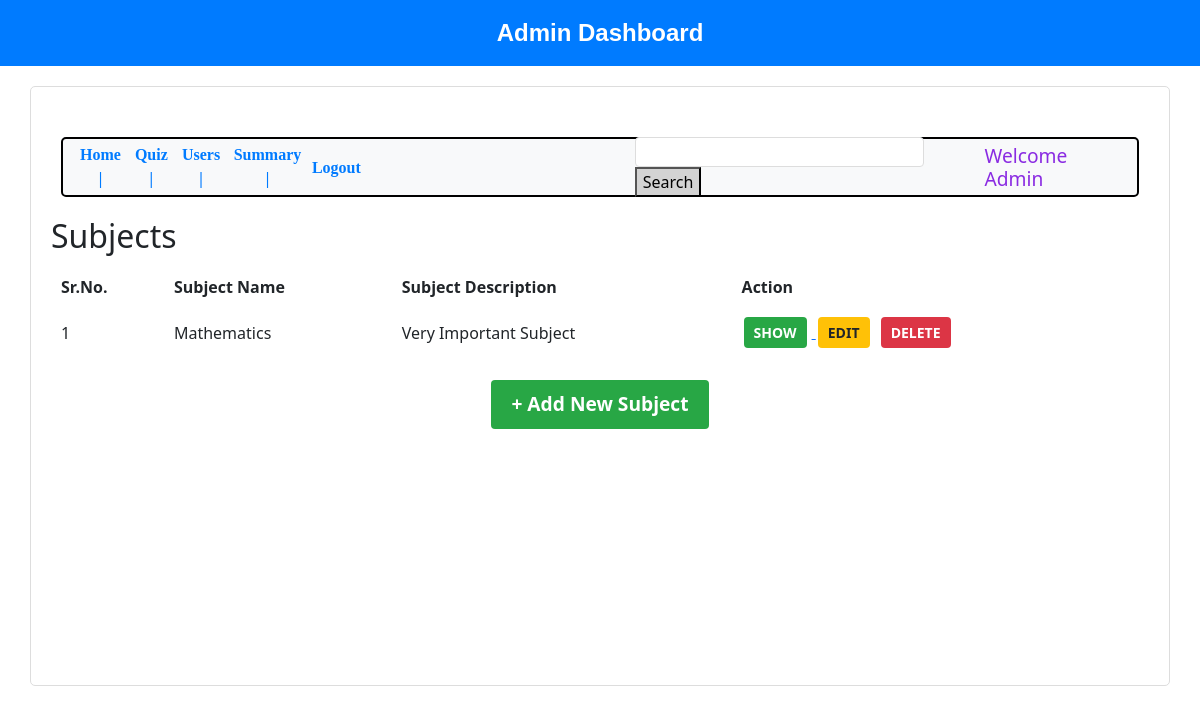
Page /admin_dash on the earlier database version.
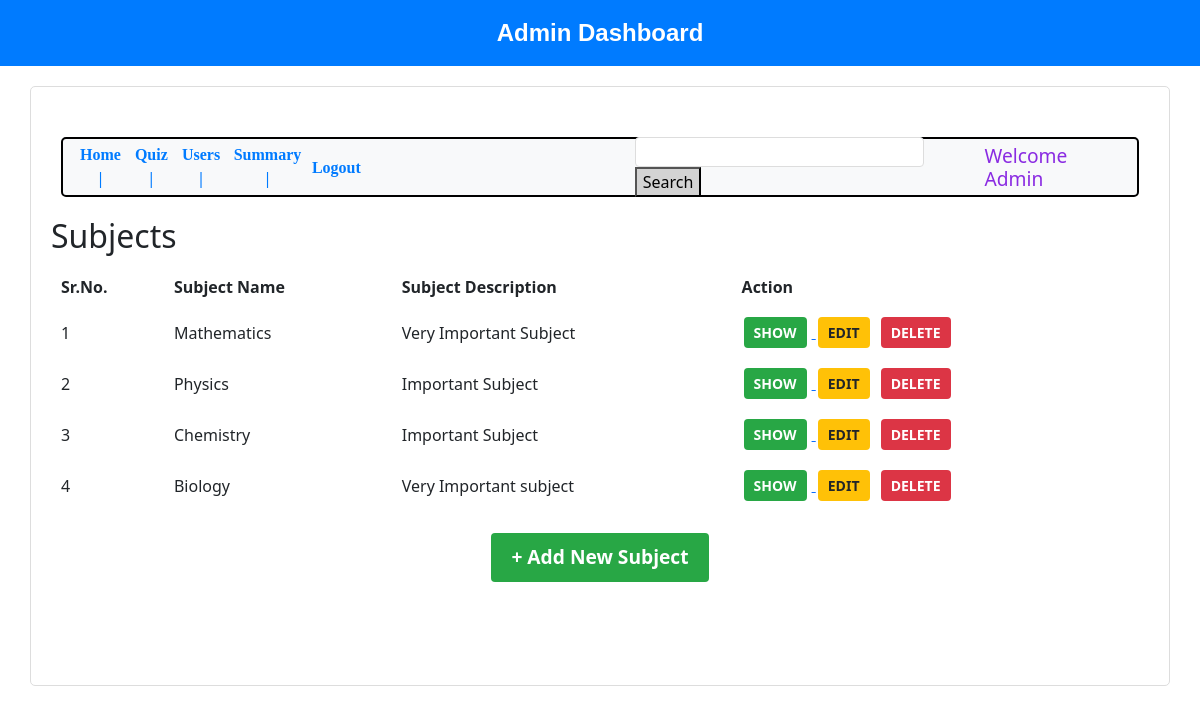
Same page on the later database version.
### backend/models.py (models this page shows, shortened)
class Subject(db.Model):
    __tablename__ = "subjects"
    id = db.Column(db.Integer, primary_key=True)
    name = db.Column(db.String, nullable=False, unique=True)
    desc = db.Column(db.String, nullable=False, unique=True)
    chapters = db.relationship('Chapter', backref='subject', lazy='dynamic')

### backend/controllers.py (the view)
@app.route("/admin_dash")
def admin_dashboard():
    email = request.args.get('email')
    user = User.query.filter_by(email=email).first()
    name = user.full_name if user else "Admin"
    subjects = Subject.query.all()
    return render_template("admin_dash.html", name=name, subjects=subjects, users={}, msg="", email=email)

### templates/admin_dash.html (shortened to what this page needs)
<!DOCTYPE html>
<html lang="en">
<head>
    <link rel="stylesheet" href="/static/style.css">
    <link rel="stylesheet" href="https://cdnjs.cloudflare.com/ajax/libs/bootstrap/5.3.2/css/bootstrap.min.css">
</head>
<body>
    <header class="header2">Admin Dashboard</header>
    <div class="bordertime">
        <div class="button-container">
            <a href="/admin_dash"><button class="nav-button">Home |</button></a>
            <a href="/quiz-mgmt"><button class="nav-button">Quiz |</button></a>
            <a href="/show_user"><button class="nav-button">Users |</button></a>
            <a href="/summary?email={{ email }}"><button class="nav-button">Summary |</button></a>
            <a href="/login"><button class="nav-button">Logout</button></a>
            <div class="search-container">
                <form action="{{ url_for('admin_search') }}" method="GET">
                    <input type="search" class="search" name="query">
                    <button type="submit" class="submit">Search</button>
                </form>
            </div>
            <h4 class="text">Welcome {{ name }}</h4>
        </div>
        <h2>Subjects</h2>
        {% if subjects %}
        <table class="subject-table">
            <thead>
                <tr>
                    <th>Sr.No.</th>
                    <th>Subject Name</th>
                    <th>Subject Description</th>
                    <th>Action</th>
                </tr>
            </thead>
            <tbody>
                {% for subject in subjects %}
                <tr>
                    <td>{{ loop.index }}</td>
                    <td>{{ subject.name }}</td>
                    <td>{{ subject.desc }}</td>
                    <td>
                        <a href="{{ url_for('show_chapters', subject_id=subject.id) }}">
                            <button class="action-btn show-btn">SHOW</button>
                        </a>
                        <button class="action-btn edit-btn" data-bs-toggle="modal" data-bs-target="#editSubjectModal"
                            data-subject-id="{{ subject.id }}" data-subject-name="{{ subject.name }}"
                            data-subject-desc="{{ subject.desc }}">
                            EDIT
                        </button>
                        <a href="{{ url_for('delete_subject', subject_id=subject.id) }}"
                            onclick="return confirm('Are you sure you want to delete this subject?')">
                            <button class="action-btn delete-btn">DELETE</button>
                        </a>
                    </td>
                </tr>
                {% endfor %}
            </tbody>
        </table>
        {% else %}
        <div class="no-subjects">
            <h3>No Subjects available</h3>
            <p>Click the button below to add a new subject.</p>
        </div>
        {% endif %}
        <center>
            <a href="/new-subject">
                <button type="button" class="adding-button">+ Add New Subject</button>
            </a>
        </center>
    </div>
</body>
</html>

Differences in the rows shown:
added Subject: name "Physics", desc "Important Subject"
added Subject: name "Chemistry", desc "Important Subject"
added Subject: name "Biology", desc "Very Important subject"
